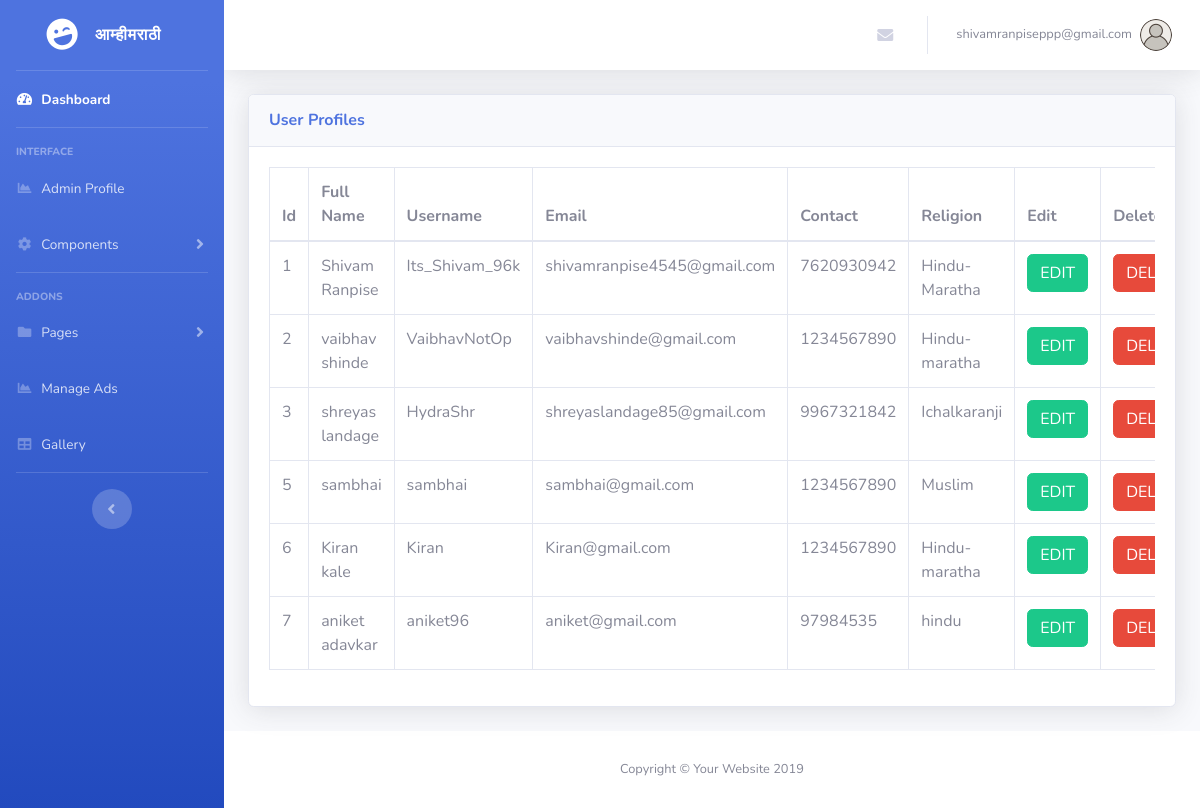
/admin/all-users.php (signed in), run on the app's committed database.
### tables this page shows
CREATE TABLE `users` (
  `id` int(225) NOT NULL,
  `unique_id` int(255) NOT NULL,
  `username` varchar(225) NOT NULL,
  `nick` varchar(225) NOT NULL,
  `dob` varchar(225) NOT NULL,
  `email` varchar(225) NOT NULL,
  `gender` varchar(200) NOT NULL,
  `contact` varchar(225) NOT NULL,
  `password` varchar(225) NOT NULL,
  `date` varchar(40) NOT NULL,
  `religion` varchar(225) NOT NULL,
  `about` varchar(1000) NOT NULL,
  `image` varchar(100) NOT NULL,
  `status` varchar(255) NOT NULL
);

### admin/all-users.php (the view, shortened to what this page needs)
<?php
include('security.php');
include('includes/header.php');
include('includes/navbar.php');
?>
<div class="container-fluid">
<div class="card shadow mb-4">
  <div class="card-header py-3">
    <h6 class="m-0 font-weight-bold text-primary">User Profiles
    </h6>
  </div>
  <div class="card-body">
    <div class="table-responsive">
    <?php
                $query = "SELECT * FROM users";
                $query_run = mysqli_query($al, $query);
    ?>
      <table class="table table-bordered" id="dataTable" width="100%" cellspacing="0">
        <thead>
          <tr>
            <th> Id </th>
            <th> Full Name </th>
            <th>Username </th>
            <th>Email</th>
            <th>Contact</th>
            <th>Religion</th>
            <th>Edit</th>
            <th>Delete </th>
          </tr>
        </thead>
        <tbody>
        <?php
                        if(mysqli_num_rows($query_run) > 0)
                        {
                            while($row = mysqli_fetch_assoc($query_run))
                         {
        ?>
          <tr>
          <td><?php  echo $row['id']; ?></td>
          <td><?php  echo $row['username']; ?></td>
          <td><?php  echo $row['nick']; ?></td>
          <td><?php  echo $row['email']; ?></td>
          <td><?php  echo $row['contact']; ?></td>
          <td><?php  echo $row['religion']; ?></td>
            <td>
                <form action="user-edit.php" method="post">
                    <button  type="submit" name="edit_btn1" class="btn btn-success"> EDIT</button>
                </form>
            </td>
            <td>
                <form action="code.php" method="post">
                  <button type="submit" name="delete_btn1" class="btn btn-danger"> DELETE</button>
                </form>
            </td>
          </tr>
          <?php
              }
          }
             else {
                  echo "No Record Found";
                  }
         ?>
        </tbody>
      </table>
    </div>
  </div>
</div>
</div>
<?php
include('includes/footer.php');
?>

### admin/includes/header.php (shortened to what this page needs)
<!DOCTYPE html>
<html lang="en">
<head>
  <link href="vendor/fontawesome-free/css/all.min.css" rel="stylesheet" type="text/css">
  <link href="css/sb-admin-2.min.css" rel="stylesheet">
</head>
<body id="page-top">
  <div id="wrapper">

### admin/includes/navbar.php (shortened to what this page needs)
   <ul class="navbar-nav bg-gradient-primary sidebar sidebar-dark accordion" id="accordionSidebar">
<a class="sidebar-brand d-flex align-items-center justify-content-center" href="index.html">
  <div class="sidebar-brand-icon rotate-n-15">
    <i class="fas fa-laugh-wink"></i>
  </div>
  <div class="sidebar-brand-text mx-3">आम्हीमराठी</div>
</a>
<hr class="sidebar-divider my-0">
<li class="nav-item active">
  <a class="nav-link" href="index.php">
    <i class="fas fa-fw fa-tachometer-alt"></i>
    <span>Dashboard</span></a>
</li>
<hr class="sidebar-divider">
<div class="sidebar-heading">
  Interface
</div>
<li class="nav-item">
  <a class="nav-link" href="register.php">
    <i class="fas fa-fw fa-chart-area"></i>
    <span>Admin Profile</span></a>
</li>
<li class="nav-item">
  <a class="nav-link collapsed" href="#" data-toggle="collapse" data-target="#collapseTwo" aria-expanded="true" aria-controls="collapseTwo">
    <i class="fas fa-fw fa-cog"></i>
    <span>Components</span>
  </a>
</li>
<hr class="sidebar-divider">
<div class="sidebar-heading">
  Addons
</div>
<li class="nav-item">
  <a class="nav-link collapsed" href="#" data-toggle="collapse" data-target="#collapsePages" aria-expanded="true" aria-controls="collapsePages">
    <i class="fas fa-fw fa-folder"></i>
    <span>Pages</span>
  </a>
</li>
<li class="nav-item">
  <a class="nav-link" href="charts.html">
    <i class="fas fa-fw fa-chart-area"></i>
    <span>Manage Ads</span></a>
</li>
<li class="nav-item">
  <a class="nav-link" href="../view.php">
    <i class="fas fa-fw fa-table"></i>
    <span>Gallery</span></a>
</li>
<hr class="sidebar-divider d-none d-md-block">
<div class="text-center d-none d-md-inline">
  <button class="rounded-circle border-0" id="sidebarToggle"></button>
</div>
</ul>
    <div id="content-wrapper" class="d-flex flex-column">
      <div id="content">
        <nav class="navbar navbar-expand navbar-light bg-white topbar mb-4 static-top shadow">
          <ul class="navbar-nav ml-auto">
            <li class="nav-item dropdown no-arrow mx-1">
              <a class="nav-link dropdown-toggle" href="#" id="messagesDropdown" role="button" data-toggle="dropdown" aria-haspopup="true" aria-expanded="false">
                <i class="fas fa-envelope fa-fw"></i>
              </a>
            </li>
            <li class="nav-item dropdown no-arrow">
              <a class="nav-link dropdown-toggle" href="#" id="userDropdown" role="button" data-toggle="dropdown" aria-haspopup="true" aria-expanded="false">
                <span class="mr-2 d-none d-lg-inline text-gray-600 small">
               <?php echo $_SESSION['username']; ?>
                </span>
                <img class="img-profile rounded-circle" src="./img/user.png">
              </a>
            </li>
          </ul>
        </nav>

### admin/includes/footer.php
      <footer class="sticky-footer bg-white">
        <div class="container my-auto">
          <div class="copyright text-center my-auto">
            <span>Copyright &copy; Your Website 2019</span>
          </div>
        </div>
      </footer>
      </div>
      </div>
    </div>
</body>
</html>

### data on the page
users: id "1", username "Shivam Ranpise", nick "Its_Shivam_96k", email "shivamranpise4545@gmail.com", contact "7620930942", religion "Hindu-Maratha"
users: id "2", username "vaibhav shinde", nick "VaibhavNotOp", email "vaibhavshinde@gmail.com", contact "1234567890", religion "Hindu-maratha"
users: id "3", username "shreyas landage", nick "HydraShr", email "shreyaslandage85@gmail.com", contact "9967321842", religion "Ichalkaranji"
users: id "5", username "sambhai", nick "sambhai", email "sambhai@gmail.com", contact "1234567890", religion "Muslim"
users: id "6", username "Kiran kale", nick "Kiran", email "Kiran@gmail.com", contact "1234567890", religion "Hindu-maratha"
users: id "7", username "aniket adavkar", nick "aniket96", email "aniket@gmail.com", contact "97984535", religion "hindu"

### other printed values
$_SESSION['username'] "shivamranpiseppp@gmail.com"
